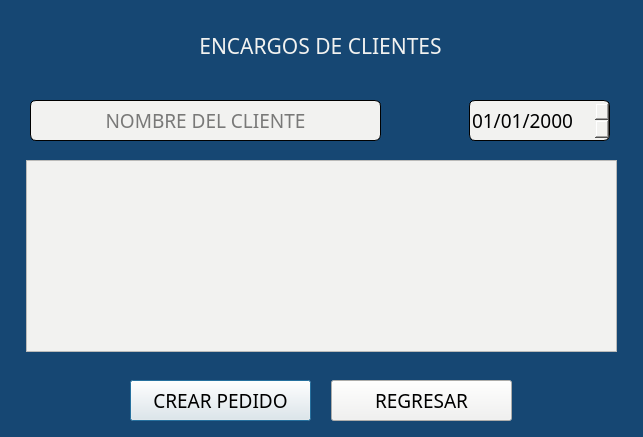
<?xml version="1.0" encoding="UTF-8"?>
<ui version="4.0">
 <class>Dialog</class>
 <widget class="QDialog" name="Dialog">
  <property name="geometry">
   <rect>
    <x>0</x>
    <y>0</y>
    <width>643</width>
    <height>437</height>
   </rect>
  </property>
  <property name="windowTitle">
   <string>ENCARGOS</string>
  </property>
  <property name="styleSheet">
   <string notr="true">background-color: rgb(22, 71, 115);</string>
  </property>
  <widget class="QPushButton" name="buttonInsert">
   <property name="geometry">
    <rect>
     <x>130</x>
     <y>380</y>
     <width>181</width>
     <height>41</height>
    </rect>
   </property>
   <property name="font">
    <font>
     <family>FiraCode Nerd Font</family>
     <pointsize>14</pointsize>
    </font>
   </property>
   <property name="styleSheet">
    <string notr="true">background-color: rgb(242, 242, 240);</string>
   </property>
   <property name="text">
    <string>CREAR PEDIDO</string>
   </property>
  </widget>
  <widget class="QPushButton" name="buttonReturn">
   <property name="geometry">
    <rect>
     <x>331</x>
     <y>380</y>
     <width>181</width>
     <height>41</height>
    </rect>
   </property>
   <property name="font">
    <font>
     <family>FiraCode Nerd Font</family>
     <pointsize>14</pointsize>
    </font>
   </property>
   <property name="styleSheet">
    <string notr="true">background-color: rgb(242, 242, 240);</string>
   </property>
   <property name="text">
    <string>REGRESAR</string>
   </property>
  </widget>
  <widget class="QLabel" name="label">
   <property name="geometry">
    <rect>
     <x>180</x>
     <y>20</y>
     <width>281</width>
     <height>51</height>
    </rect>
   </property>
   <property name="font">
    <font>
     <family>FiraCode Nerd Font</family>
     <pointsize>16</pointsize>
    </font>
   </property>
   <property name="styleSheet">
    <string notr="true">color: rgb(242, 242, 240);</string>
   </property>
   <property name="text">
    <string>ENCARGOS DE CLIENTES</string>
   </property>
   <property name="alignment">
    <set>Qt::AlignCenter</set>
   </property>
  </widget>
  <widget class="QTableWidget" name="tableOrder">
   <property name="geometry">
    <rect>
     <x>26</x>
     <y>160</y>
     <width>591</width>
     <height>192</height>
    </rect>
   </property>
   <property name="font">
    <font>
     <family>FiraCode Nerd Font</family>
     <pointsize>12</pointsize>
    </font>
   </property>
   <property name="styleSheet">
    <string notr="true">
background-color: rgb(242, 242, 240);
</string>
   </property>
  </widget>
  <widget class="QLineEdit" name="textName">
   <property name="geometry">
    <rect>
     <x>30</x>
     <y>100</y>
     <width>351</width>
     <height>41</height>
    </rect>
   </property>
   <property name="font">
    <font>
     <family>FiraCode Nerd Font</family>
     <pointsize>14</pointsize>
    </font>
   </property>
   <property name="styleSheet">
    <string notr="true">border-radius: 6px;
background-color: rgb(242, 242, 240);
border: 1px solid;</string>
   </property>
   <property name="alignment">
    <set>Qt::AlignCenter</set>
   </property>
   <property name="placeholderText">
    <string>NOMBRE DEL CLIENTE</string>
   </property>
  </widget>
  <widget class="QDateEdit" name="dateOrder">
   <property name="geometry">
    <rect>
     <x>469</x>
     <y>100</y>
     <width>141</width>
     <height>41</height>
    </rect>
   </property>
   <property name="font">
    <font>
     <family>FiraCode Nerd Font</family>
     <pointsize>14</pointsize>
    </font>
   </property>
   <property name="styleSheet">
    <string notr="true">border-radius: 6px;
background-color: rgb(242, 242, 240);
border: 1px solid;</string>
   </property>
   <property name="displayFormat">
    <string>dd/MM/yyyy</string>
   </property>
  </widget>
 </widget>
 <resources/>
 <connections/>
</ui>
